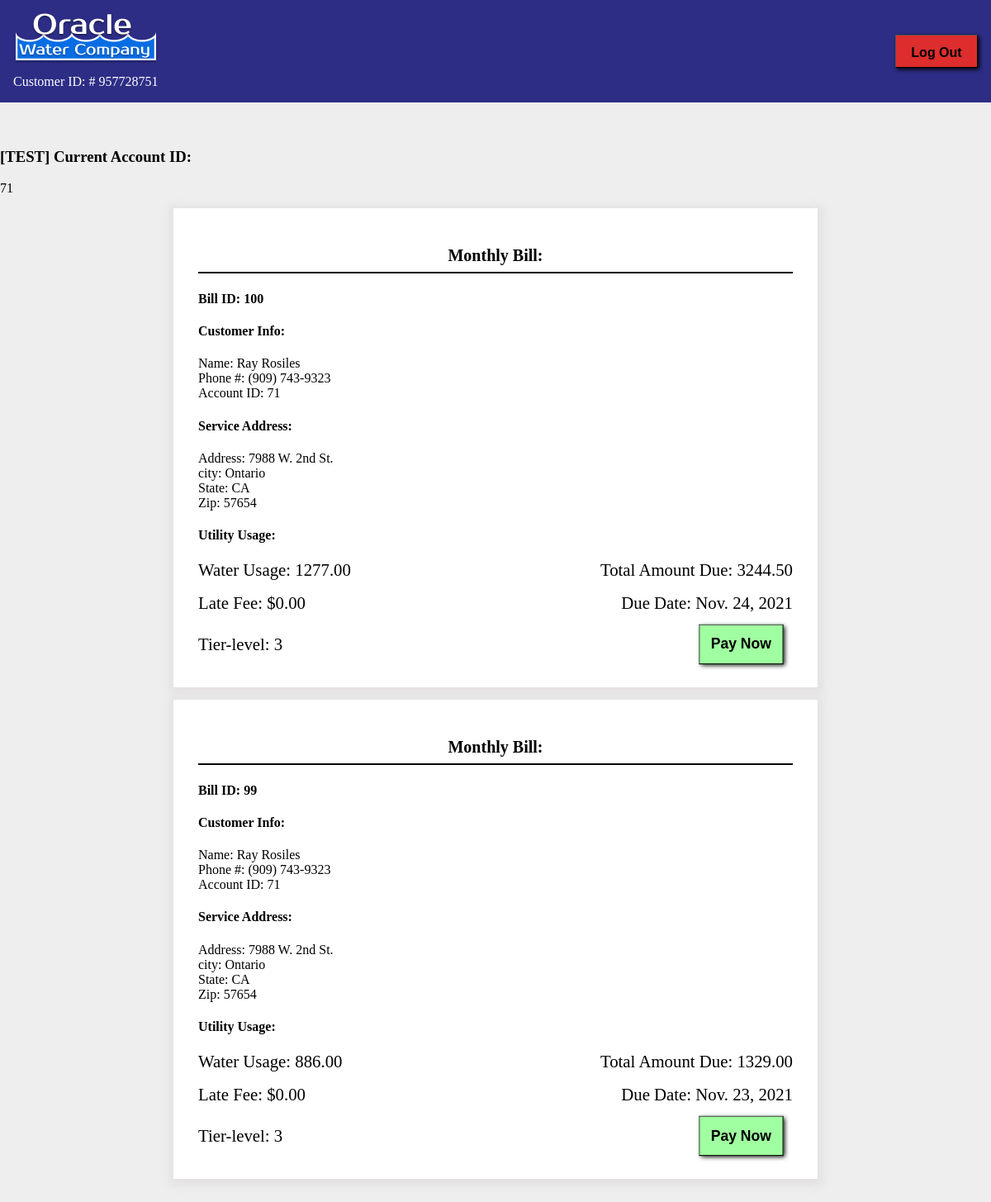
The page /mybills/ (signed in) on the database its author committed.
### base/models.py (models this page shows, shortened)
class Customer(models.Model):
    user = models.OneToOneField(User, null=True, on_delete=models.CASCADE)
    customerID = models.BigAutoField(primary_key=True)
    fullName = models.CharField(max_length=50, default="uknown")
    phoneNumber = models.CharField(max_length=15)

class Account(models.Model):
    accountID = models.BigAutoField(
        primary_key=True)
    customerID = models.ForeignKey(
        Customer, on_delete=models.CASCADE, null=True, blank=True)
    serviceDate = models.DateTimeField(
        auto_now_add=True, null=True, blank=True)
    serviceAddress = models.CharField(max_length=200)
    serviceAddress2 = models.CharField(
        max_length=200, null=True)  # new field
    city = models.CharField(max_length=200, null=True)  # new field
    state = models.CharField(max_length=2, null=True)  # new field
    zipcode = models.CharField(max_length=5, null=True)  # new field
    suspend = models.BooleanField(default=False)
    suspendDate = models.DateTimeField(
        null=True, blank=True)  # auto_now_add=True)
    comment = models.TextField(null=True, blank=True)
    def __str__(self):
        return str(self.accountID)

class Bill(models.Model):
    billID = models.BigAutoField(
        primary_key=True)
    accountID = models.ForeignKey(
        Account, on_delete=models.CASCADE, null=True, blank=True)
    tierID = models.ForeignKey(
        Rate, on_delete=models.CASCADE, null=True, blank=True)
    amountDue = models.DecimalField(
        max_digits=10, decimal_places=2, default=0, null=True)
    currentReading = models.DecimalField(
        max_digits=10, decimal_places=2, default=0)
    readingDate = models.DateField(null=True, blank=True)
    lateFee = models.DecimalField(max_digits=10, decimal_places=2, default=0)
    paidInFull = models.BooleanField(null=True, blank=True, default=False)

class Rate(models.Model):
    tierID = models.BigAutoField(
        primary_key=True)
    price = models.DecimalField(max_digits=5, decimal_places=2, default=0)
    theRange = models.CharField(max_length=21)
    def __str__(self):
        return str(self.tierID)

### base/views.py (the view)
# urls.py: path('mybills/', BillList.as_view(), name='bill')
class BillList(LoginRequiredMixin, ListView):
    model = Account
    template_name = 'base/bill_list.html'
    def get_context_data(self, **kwargs):
        context = super(BillList, self).get_context_data(**kwargs)
        context['accounts'] = Account.objects.filter(pk=71)
        context['bills'] = Bill.objects.filter(
            accountID=71).order_by('-readingDate')
        return context

### base/templates/base/bill_list.html (shortened to what this page needs)
{% load static %}
<!DOCTYPE html>
<html>
    <head>
    </head>
    <body>
        <div class="welcome-bar">
            <div>{% load static %} <img src="{% static "images/oracle-logo.png" %}" alt="usage" /></div>
            <div class="account-id">Customer ID: # {{ user.customer.customerID }} {{ account }}</div>
            <div class="logout-placement"><button type="button" onclick="location.href={% url 'logout' %}" class="logout-button" style="height:40px;width:100px;float:right;">Log Out</button></div>
        </div>
<br><br><h3>[TEST] Current Account ID:</h3>
{% for account in accounts %}
{{account}}
{% endfor %}
            {% for bill in bills %}
                <div class="frame">
                    <h2>Monthly Bill: {{result.readingDate}}</h2>
                    <hr>
                    <h4>Bill ID: {{bill.billID}}</h4>
                    <h4>Customer Info:</h4>
                    <div class="name">Name: {{user.first_name}} {{user.last_name}}</div>
                    <div class="phone">Phone #: {{user.customer.phoneNumber}}</div>
                    {% for account in accounts %}
                    <div class="account">Account ID: {{account.accountID}}</div>
                    <h4>Service Address:</h4>
                        <div class="address">Address: {{account.serviceAddress}}</div>
                        <div class="city">city: {{account.city}}</div>
                        <div class="state">State: {{account.state}}</div>
                        <div class="zip">Zip: {{account.zipcode}}</div>
                    {% endfor %}
                    <h4>Utility Usage:</h4>
                    <div class="bill-information">
                        <div class="water-usage">Water Usage: {{bill.currentReading}}</div>
                        <div class="amount">Total Amount Due: {{bill.amountDue}}</div>
                        <div class="late-fee">Late Fee: ${{bill.lateFee}}</div>
                        <div class="due-date">Due Date: {{bill.readingDate}}</div>
                        <div class="tierID">Tier-level: {{bill.tierID}}</div>
                        <div class="pay-now"><a href="#"><input class="pay-button" type="submit" value="Pay Now"></a></div>
                    </div>
                </div>
            {% empty %}
                <h3>No Bills</h3>
            {% endfor %}
        <br><br><br><br>
    </body>
</html>

### base/templates/base/bill_list.html (style rules this page uses)
body { background-color: #EEEEEE; margin: 0; }
h2 { font-size: 20px; text-align: center; color: #000000; margin: 1rem 0rem 0rem 0px; }
hr { border: 1px solid #000000; }
.welcome-bar { display: grid; grid-template-rows: repeat(1, 1fr); grid-template-columns: repeat(1, 1fr); grid-gap: .5rem 1rem; font-weight: 500; color: #FFFFFF; font-family: 'Times New Roman', Times, serif; background-color: #2d2d86; padding: 1rem; }
.account-id { grid-row: 2 / 3; grid-column: 1 / 3; justify-self: left; }
.logout-placement { grid-row: 1 / 3; grid-column: 3 / 3; justify-self: right; align-content: center; }
.logout-button { background-color: #DD2d2d; font-size: 1rem; font-weight: bold; border-width: 1px; border-radius: 0px; border-color: #000000; box-shadow: 2px 2px 5px 0px #000000; padding: 0.75rem; }
.frame { background-color: #FFFFFF; border-style: ridge; border-width: 0px; border-color: #AAA; width: 45rem; margin: 15px auto auto auto; color: #000000; box-shadow: 1px 3px 10px 6px #e4e2e2; padding: 30px 30px 30px 30px; }
.bill-information { font-size: 1.3rem; display: grid; grid-template-rows: repeat(auto-fit, 1fr); grid-template-columns: repeat(auto-fit, 1fr); grid-gap: 1rem 1rem; font-weight: 500; justify-items: left; }
.water-usage { grid-column: 1 / 2; grid-row: 1 / 1; }
.amount { grid-column: 2 / 3; grid-row: 1 / 1; justify-self: right; }
.late-fee { grid-column: 1 / 2; grid-row: 2 / 2; }
.address { grid-column: 1 / 2; grid-row: 3 / 3; }
.due-date { grid-column: 2 / 3; grid-row: 2 / 2; justify-self: right; }
.tierID { grid-column: 1 / 3; grid-row: 3 / 3; margin: auto 0px auto 0px; }
.pay-now { grid-column: 2 / 3; grid-row: 3 / 4; justify-self: right; align-self: flex-start; }
.pay-button { background-color: #A0FFA0; font-size: 1rem; font-weight: bold; color: #000000; border-width: 1px; border-radius: 0px; border-color: #000000; box-shadow: 2px 2px 5px 0px #000000; transform: scale(1.1); margin: 0rem 1rem 0rem 0rem; padding: 0.75rem; }
a { color: blue; font-size: 1.2rem; }

### rows shown on the page
Account: accountID "71", serviceAddress "7988 W. 2nd St.", city "Ontario", state "CA", zipcode "57654"
Bill: billID "100", currentReading "1277.00", amountDue "3244.50", lateFee "0.00", readingDate "Nov. 24, 2021", tierID "3"
Bill: billID "99", currentReading "886.00", amountDue "1329.00", lateFee "0.00", readingDate "Nov. 23, 2021", tierID "3"

### other values the page prints
{{ user.customer.customerID }} "957728751"
{{ user.first_name }} "Ray"
{{ user.last_name }} "Rosiles"
{{ user.customer.phoneNumber }} "(909) 743-9323"
